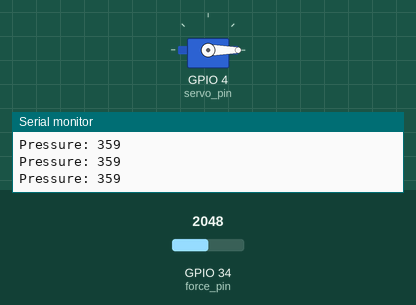
A sketch run on a simulated ESP32. Parts: servo, the last lines printed to the serial monitor. The inputs (shaded band) are chosen by the test bench; at power-on: GPIO 34 (force_pin) = 2048.

Above: at 1.2 s.
1.3 s: GPIO 34 (force_pin) set to 3035
2.8 s: GPIO 34 (force_pin) set to 3160
At 4.0 s:
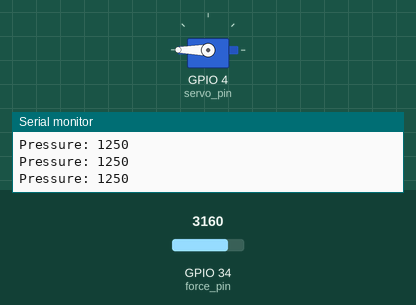
4.3 s: GPIO 34 (force_pin) set to 2866
At 5.2 s:
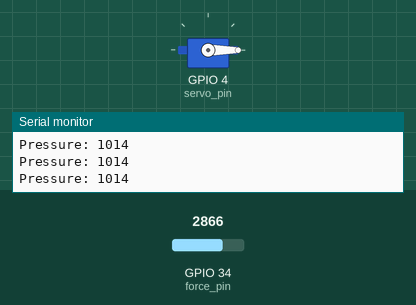
5.8 s: GPIO 34 (force_pin) set to 3603
At 6.3 s:
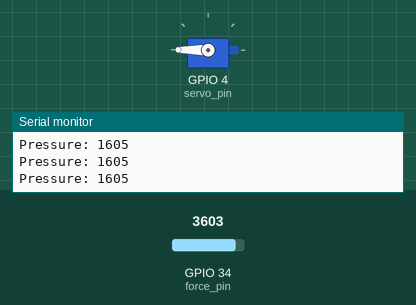
Timing chart, 0 to 8.3 s (numbered marks = the images above; inputs shaded):
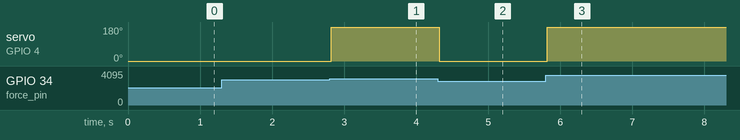

The sketch:

Force_with_Servo.ino
```cpp
#include <ESP32Servo.h>

#define servo_pin 4        // Servo motor control pin
#define force_pin 34       // Force sensor analog input pin
int threshold = 1200;     // Threshold value to determine if pressure is applied

Servo myservo;            // Create a Servo object to control the servo motor

void operate(int signal) {
  if (signal > threshold) {   // If the pressure signal from the force sensor is greater than the threshold
    myservo.write(180);      // Rotate the servo motor to 180 degrees (open position)
  } else {
    myservo.write(0);        // If the pressure signal is equal to or below the threshold, rotate the servo motor to 0 degrees (closed position)
  }
}

void setup() {
  myservo.attach(servo_pin);  // Attach the servo to the specified pin
  Serial.begin(9600);         // Initialize the serial communication for debugging purposes
}

void loop() {
  int pressure = map(analogRead(force_pin), 1600, 4095, 0, 2000);  // Read the analog value from the force sensor and map it to a pressure range of 0 to 2000
  Serial.print("Pressure: ");
  Serial.println(pressure);   // Print the pressure value to the serial monitor for debugging

  operate(pressure);  // Call the function 'operate' with the pressure value from the force sensor as an argument

}
```

Measured:
- the behaviour switches between 3098 and 3099 on GPIO 34 (force_pin) (found by bisection; images 0 and 1)
- after the input at 2.8 s, servo on GPIO 4 (servo_pin): 0° → 180° at once
- after the input at 4.3 s, servo on GPIO 4 (servo_pin): 180° → 0° at once
- after the input at 5.8 s, servo on GPIO 4 (servo_pin): 0° → 180° at once
